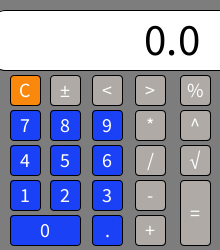
Frame 1 (no input)
Frame 60 (the mouse pressed at the canvas centre just before this capture): identical to frame 1, image omitted
Frame 120 (the mouse held since frame 60 and released just before this capture): identical to frame 1, image omitted

The Processing sketch that drew this single still picture (run headless with seeded random() and noise(); from frame 60 on, the mouse is pressed at the canvas centre):

// Processing sketch: Calculator
// ── Calculator.pde
// Jack Quinn | Calculator | 07 Oct 2025

Button [] buttons = new Button[13];
Button [] numButtons = new Button [10];
float l, r, result;
String dVal;
String op;
boolean left;

void setup () {
  size(220, 250);
  l = 0.0;
  r = 0.0;
  result = 0.0;
  dVal = "0.0";
  op = " ";
  left = true;
  buttons[0] = new Button(25, 90, 30, 30, 'C', #FA880D, #FA880D);
  numButtons[7] = new Button(25, 125, 30, 30, '7', #1B41F7, #1B41F7);
  numButtons[4] = new Button(25, 160, 30, 30, '4', #1B41F7, #1B41F7);
  numButtons[1] = new Button(25, 195, 30, 30, '1', #1B41F7, #1B41F7);
  numButtons[0] = new Button(45, 230, 70, 30, '0', #1B41F7, #1B41F7);
  buttons[1] = new Button(65, 90, 30, 30, '±', #AFAAA5, #AFAAA5);
  numButtons[8] = new Button(65, 125, 30, 30, '8', #1B41F7, #1B41F7);
  numButtons[5] = new Button(65, 160, 30, 30, '5', #1B41F7, #1B41F7);
  numButtons[2] = new Button(65, 195, 30, 30, '2', #1B41F7, #1B41F7);
  buttons[2] = new Button(107, 90, 30, 30, '<', #AFAAA5, #AFAAA5);
  numButtons[9] = new Button(107, 125, 30, 30, '9', #1B41F7, #1B41F7);
  numButtons[6] = new Button(107, 160, 30, 30, '6', #1B41F7, #1B41F7);
  numButtons[3] = new Button(107, 195, 30, 30, '3', #1B41F7, #1B41F7);
  buttons[3] = new Button(107, 230, 30, 30, '.', #1B41F7, #1B41F7);
  buttons[4] = new Button(150, 90, 30, 30, '>', #AFAAA5, #AFAAA5);
  buttons[5] = new Button(150, 125, 30, 30, '*', #AFAAA5, #AFAAA5);
  buttons[6] = new Button(150, 160, 30, 30, '/', #AFAAA5, #AFAAA5);
  buttons[7] = new Button(150, 195, 30, 30, '-', #AFAAA5, #AFAAA5);
  buttons[8] = new Button(150, 230, 30, 30, '+', #AFAAA5, #AFAAA5);
  buttons[9] = new Button(195, 90, 30, 30, '%', #AFAAA5, #AFAAA5);
  buttons[10] = new Button(195, 125, 30, 30, '^', #AFAAA5, #AFAAA5);
  buttons[11] = new Button(195, 160, 30, 30, '√', #AFAAA5, #AFAAA5);
  buttons[12] = new Button(195, 213, 30, 65, '=', #AFAAA5, #AFAAA5);
}

void draw () {
  background(125);
  for (int i = 0; i<buttons.length; i++) {
    buttons[i].display();
    buttons[i].hover(mouseX, mouseY);
  }
  for (int i = 0; i<numButtons.length; i++) {
    numButtons[i].display();
    numButtons[i].hover(mouseX, mouseY);
  }
  updateDisplay();
}
void mousePressed() {
  for (int i =0; i<buttons.length; i++) {
    if (buttons[i].over && buttons[i].val == '+') {
      dVal = "0.0";
      left = false;
      op = "+";
    } else  if (buttons[i].over && buttons[i].val == 'C') {
      l = 0.0;
      r = 0.0;
      result = 0.0;
      dVal = "0.0";
      op = "C";
      left = true;
    } else  if (buttons[i].over && buttons[i].val == '√') {
      if (left) {
        l = sqrt(l);
        dVal = str(l);
      } else {
        r = sqrt(r);
        dVal = str(l);
      }
    } else  if (buttons[i].over && buttons[i].val == '%') {
        if (left) {
          l = l*0.01;
          dVal = str(l);
        } else {
          r = r*0.01;
          dVal = str(l);
        }
      } else  if (buttons[i].over && buttons[i].val == '=') {
        performCalculation();
      } else  if (buttons[i].over && buttons[i].val == '±') {
        if (left) {
          l = l * -1;
          dVal = str(l);
        } else {
          r = r * -1;
          dVal = str(l);
        }
      } else  if (buttons[i].over && buttons[i].val == '*') {
        result = 0.0;
        dVal = "0.0";
        op = "*";
        left = false;
      } else  if (buttons[i].over && buttons[i].val == '/') {
        result = 0.0;
        dVal = "0.0";
        op = "/";
        left = false;
      } else  if (buttons[i].over && buttons[i].val == '<') {
        result = 0.0;
        dVal = "0.0";
        op = "<";
        left = false;
      } else  if (buttons[i].over && buttons[i].val == '>') {
        result = 0.0;
        dVal = "0.0";
        op = ">";
        left = false;
      } else  if (buttons[i].over && buttons[i].val == '-') {
        l = 0.0;
        r = 0.0;
        result = 0.0;
        dVal = "0.0";
        op = "-";
        left = false;
      } else  if (buttons[i].over && buttons[i].val == '^') {
        result = 0.0;
        dVal = "0.0";
        op = "*";
        left = false;
      } else  if (buttons[i].over && buttons[i].val == '.') {
        if (dVal.contains(".") == false) {
          dVal += ".";
        }
      }
    }
    for (int i = 0; i<numButtons.length; i++) {
      if (dVal.length()<8) {
        if (numButtons[i].over && left == true) {
          if (dVal.equals("0.0")) {
            dVal = str(numButtons[i].val);
            l = float(dVal);
          } else {
            dVal += str(numButtons[i].val);
            l = float(dVal);
          }
        } else if (numButtons[i].over && left == false) {
          if (dVal.equals("0.0")) {
            dVal = str(numButtons[i].val);
            r = float(dVal);
          } else {
            dVal += str(numButtons[i].val);
            r = float(dVal);
          }
        }
      }
    }
    println("l:" + l);
    println("r:" + r);
    println("result:" + result);
    println("left:" + left);
    println("op:" + op);
  }

  void updateDisplay () {
    rectMode(CENTER);
    fill(255);
    rect(115, 40, 240, 60, 10);

    fill(0);
    textSize(45);
    textAlign(RIGHT);
    text(dVal, 200, 55);
  }

  void performCalculation () {
    if (op.equals("+")) {
      result = l + r;
    } else if (op.equals("-")) {
      result = l - r;
    } else if (op.equals("*")) {
      result = l * r;
    } else if (op.equals("/")) {
      result = l / r;
    } else if (op.equals("^")) {
      result = pow(l, r);
    }
    dVal = str(result);
    l = result;
    left = true;
  }

// ── Button.pde
class Button {
  // Member Variables
  int x, y, w, h;
  color c1, c2;
  char val;
  boolean over;

  // Constructor
  Button(int x, int y, int w, int h, char val, color c1, color c2) {
    this.x = x;
    this.y = y;
    this.w = w;
    this.h = h;
    this.val = val;
    this.c1 = c1;
    this.c2 = c2;
    over = false;
  }

  //Member Methods
  void display() {
    rectMode(CENTER);
    textSize(20);
    if (over == true) {
      fill(c2);
    } else {
      fill(c1);
    }
    rect(x, y, w, h, 4);
    fill(255);
    textAlign(CENTER, CENTER);
    text(val, x, y);
  }
  
  void hover(int tempX, int tempY) {
    if(x>tempX-w/2 && x<tempX+w/2 && y>tempY-h/2 && y<tempY+h/2) {
      over = true;
    } else {
      over = false;
    }
  }
}
